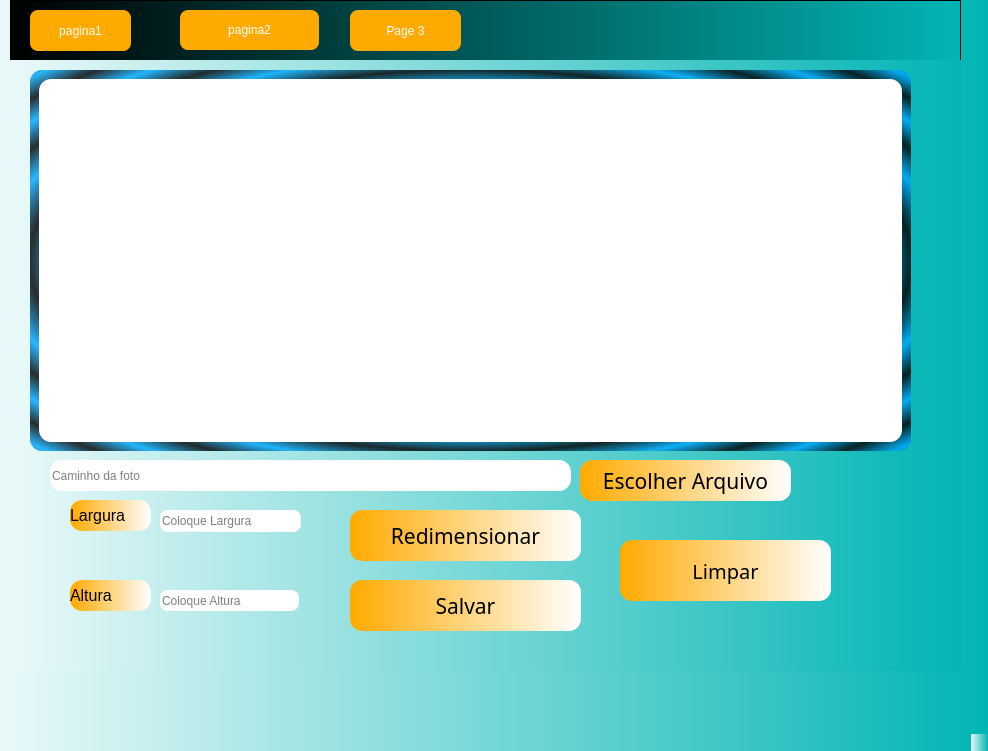
<?xml version="1.0" encoding="UTF-8"?>
<ui version="4.0">
 <class>MainWindow</class>
 <widget class="QMainWindow" name="MainWindow">
  <property name="geometry">
   <rect>
    <x>0</x>
    <y>0</y>
    <width>988</width>
    <height>751</height>
   </rect>
  </property>
  <property name="windowTitle">
   <string>MainWindow</string>
  </property>
  <property name="styleSheet">
   <string notr="true">background-color:qlineargradient(spread:pad, x1:0, y1:0, x2:1, y2:0, stop:0 rgba(234, 249, 249), stop:1 rgba(1, 181, 180));
</string>
  </property>
  <widget class="QWidget" name="centralwidget">
   <widget class="QStackedWidget" name="stackedWidget">
    <property name="enabled">
     <bool>true</bool>
    </property>
    <property name="geometry">
     <rect>
      <x>10</x>
      <y>60</y>
      <width>951</width>
      <height>611</height>
     </rect>
    </property>
    <property name="styleSheet">
     <string notr="true">background-color:qlineargradient(spread:pad, x1:0, y1:0, x2:1, y2:0, stop:0 rgba(234, 249, 249), stop:1 rgba(1, 181, 180));
</string>
    </property>
    <property name="currentIndex">
     <number>2</number>
    </property>
    <widget class="QWidget" name="page1">
     <widget class="QLabel" name="TExt_Link">
      <property name="geometry">
       <rect>
        <x>320</x>
        <y>100</y>
        <width>441</width>
        <height>81</height>
       </rect>
      </property>
      <property name="font">
       <font>
        <family>Impact</family>
        <pointsize>26</pointsize>
       </font>
      </property>
      <property name="styleSheet">
       <string notr="true">color:white;
background-color:qlineargradient(spread:pad, x1:0, y1:0, x2:1, y2:0, stop:0 rgba(0,0,0), stop:1 rgba(1, 181, 180));
</string>
      </property>
      <property name="text">
       <string>  DIGITE O LINK ABAIXO</string>
      </property>
     </widget>
     <widget class="QLabel" name="icone">
      <property name="geometry">
       <rect>
        <x>10</x>
        <y>70</y>
        <width>241</width>
        <height>211</height>
       </rect>
      </property>
      <property name="styleSheet">
       <string notr="true">border-style:outset;
border-radius:12px;
border-width:1px;
background-color:qlineargradient(spread:pad, x1:0, y1:0, x2:1, y2:0, stop:0 rgba(234, 249, 249), stop:1 rgba(1, 181, 180));


</string>
      </property>
      <property name="text">
       <string/>
      </property>
      <property name="pixmap">
       <pixmap>../icone py/sitemayou/you.png</pixmap>
      </property>
     </widget>
     <widget class="QLineEdit" name="caixa_link_2">
      <property name="geometry">
       <rect>
        <x>290</x>
        <y>260</y>
        <width>601</width>
        <height>61</height>
       </rect>
      </property>
      <property name="font">
       <font>
        <family>Impact</family>
        <pointsize>16</pointsize>
       </font>
      </property>
      <property name="styleSheet">
       <string notr="true">border-style:outset;
border-radius:15px;
border-width:3px;
background-color:rgb(234, 249, 249)</string>
      </property>
      <property name="text">
       <string/>
      </property>
      <property name="placeholderText">
       <string/>
      </property>
     </widget>
     <widget class="QRadioButton" name="radioButton_image">
      <property name="geometry">
       <rect>
        <x>100</x>
        <y>300</y>
        <width>131</width>
        <height>31</height>
       </rect>
      </property>
      <property name="font">
       <font>
        <family>Impact</family>
        <pointsize>10</pointsize>
       </font>
      </property>
      <property name="styleSheet">
       <string notr="true">color: black;
alternate-background-color: qlineargradient(spread:pad, x1:0, y1:0, x2:0, y2:1, stop:0 rgba(255, 0, 0, 255), stop:0.339795 rgba(255, 0, 0, 255), stop:0.339799 rgba(255, 255, 255, 255), stop:0.662444 rgba(255, 255, 255, 255), stop:0.662469 rgba(0, 0, 255, 255), stop:1 rgba(0, 0, 255, 255));</string>
      </property>
      <property name="text">
       <string>Image</string>
      </property>
     </widget>
     <widget class="QRadioButton" name="radioButton_musica">
      <property name="geometry">
       <rect>
        <x>100</x>
        <y>340</y>
        <width>131</width>
        <height>31</height>
       </rect>
      </property>
      <property name="font">
       <font>
        <family>Impact</family>
        <pointsize>10</pointsize>
       </font>
      </property>
      <property name="styleSheet">
       <string notr="true">color: black;
alternate-background-color: qlineargradient(spread:pad, x1:0, y1:0, x2:0, y2:1, stop:0 rgba(255, 0, 0, 255), stop:0.339795 rgba(255, 0, 0, 255), stop:0.339799 rgba(255, 255, 255, 255), stop:0.662444 rgba(255, 255, 255, 255), stop:0.662469 rgba(0, 0, 255, 255), stop:1 rgba(0, 0, 255, 255));</string>
      </property>
      <property name="text">
       <string>Musica</string>
      </property>
     </widget>
     <widget class="QRadioButton" name="radioButton_video_2">
      <property name="geometry">
       <rect>
        <x>100</x>
        <y>380</y>
        <width>131</width>
        <height>31</height>
       </rect>
      </property>
      <property name="font">
       <font>
        <family>Impact</family>
        <pointsize>10</pointsize>
       </font>
      </property>
      <property name="styleSheet">
       <string notr="true">color: black;
alternate-background-color: qlineargradient(spread:pad, x1:0, y1:0, x2:0, y2:1, stop:0 rgba(255, 0, 0, 255), stop:0.339795 rgba(255, 0, 0, 255), stop:0.339799 rgba(255, 255, 255, 255), stop:0.662444 rgba(255, 255, 255, 255), stop:0.662469 rgba(0, 0, 255, 255), stop:1 rgba(0, 0, 255, 255));</string>
      </property>
      <property name="text">
       <string>Video</string>
      </property>
     </widget>
     <widget class="QPushButton" name="baixa_link">
      <property name="geometry">
       <rect>
        <x>450</x>
        <y>450</y>
        <width>211</width>
        <height>61</height>
       </rect>
      </property>
      <property name="font">
       <font>
        <family>Impact</family>
        <pointsize>15</pointsize>
        <weight>50</weight>
        <bold>false</bold>
       </font>
      </property>
      <property name="styleSheet">
       <string notr="true">border-style:outset;
border-radius:12px;
border-width:0px;
background-color:qlineargradient(spread:pad, x1:0, y1:0, x2:1, y2:0, stop:0 rgba(255, 170, 0), stop:1 rgba(255, 255, 255, 255));</string>
      </property>
      <property name="text">
       <string>Baixar</string>
      </property>
     </widget>
     <widget class="QLabel" name="tela_2">
      <property name="geometry">
       <rect>
        <x>460</x>
        <y>350</y>
        <width>191</width>
        <height>51</height>
       </rect>
      </property>
      <property name="font">
       <font>
        <family>Impact</family>
        <pointsize>17</pointsize>
        <weight>50</weight>
        <italic>false</italic>
        <bold>false</bold>
       </font>
      </property>
      <property name="styleSheet">
       <string notr="true">color:white;
border-style:outset;
border-radius:5px;
border-width:0px;background-color:qlineargradient(spread:pad, x1:0, y1:0, x2:1, y2:0, stop:0 rgba(0,0,0), stop:1 rgba(1, 181, 180));
</string>
      </property>
      <property name="text">
       <string/>
      </property>
     </widget>
     <widget class="QPushButton" name="ver_link">
      <property name="geometry">
       <rect>
        <x>230</x>
        <y>450</y>
        <width>211</width>
        <height>61</height>
       </rect>
      </property>
      <property name="font">
       <font>
        <family>Impact</family>
        <pointsize>15</pointsize>
        <weight>50</weight>
        <bold>false</bold>
       </font>
      </property>
      <property name="styleSheet">
       <string notr="true">border-style:outset;
border-radius:12px;
border-width:0px;
background-color:qlineargradient(spread:pad, x1:0, y1:0, x2:1, y2:0, stop:0 rgba(255, 170, 0), stop:1 rgba(255, 255, 255, 255));</string>
      </property>
      <property name="text">
       <string>Visualizar</string>
      </property>
     </widget>
    </widget>
    <widget class="QWidget" name="page2">
     <widget class="QComboBox" name="comboBox">
      <property name="geometry">
       <rect>
        <x>420</x>
        <y>540</y>
        <width>161</width>
        <height>41</height>
       </rect>
      </property>
      <property name="font">
       <font>
        <family>Impact</family>
        <pointsize>10</pointsize>
       </font>
      </property>
      <property name="currentText">
       <string/>
      </property>
      <item>
       <property name="text">
        <string/>
       </property>
      </item>
      <item>
       <property name="text">
        <string>China</string>
       </property>
       <property name="icon">
        <iconset>
         <normaloff>../icone py/user1.png</normaloff>../icone py/user1.png</iconset>
       </property>
      </item>
      <item>
       <property name="text">
        <string>Brasil</string>
       </property>
       <property name="icon">
        <iconset>
         <normaloff>../icone py/user1.png</normaloff>../icone py/user1.png</iconset>
       </property>
      </item>
     </widget>
     <widget class="QLabel" name="label_page2">
      <property name="geometry">
       <rect>
        <x>600</x>
        <y>550</y>
        <width>191</width>
        <height>31</height>
       </rect>
      </property>
      <property name="font">
       <font>
        <family>Impact</family>
        <pointsize>14</pointsize>
       </font>
      </property>
      <property name="text">
       <string/>
      </property>
     </widget>
     <widget class="QPushButton" name="ver_link_2">
      <property name="geometry">
       <rect>
        <x>20</x>
        <y>470</y>
        <width>211</width>
        <height>61</height>
       </rect>
      </property>
      <property name="font">
       <font>
        <family>Impact</family>
        <pointsize>15</pointsize>
        <weight>50</weight>
        <bold>false</bold>
       </font>
      </property>
      <property name="styleSheet">
       <string notr="true">border-style:outset;
border-radius:12px;
border-width:0px;
background-color:qlineargradient(spread:pad, x1:0, y1:0, x2:1, y2:0, stop:0 rgba(255, 170, 0), stop:1 rgba(255, 255, 255, 255));</string>
      </property>
      <property name="text">
       <string>Ver</string>
      </property>
     </widget>
     <widget class="QScrollArea" name="scrollArea_PAgina2">
      <property name="geometry">
       <rect>
        <x>30</x>
        <y>50</y>
        <width>881</width>
        <height>381</height>
       </rect>
      </property>
      <property name="styleSheet">
       <string notr="true">
background-color: qradialgradient(spread:repeat, cx:0.5, cy:0.5, radius:0.077, fx:0.5, fy:0.5, stop:0 rgba(0, 169, 255, 147), stop:0.497326 rgba(0, 0, 0, 147), stop:1 rgba(0, 169, 255, 147));
border-radius:12px;
border-width:0px;
</string>
      </property>
      <property name="widgetResizable">
       <bool>true</bool>
      </property>
      <widget class="QWidget" name="scrollAreaWidgetContents_2">
       <property name="geometry">
        <rect>
         <x>0</x>
         <y>0</y>
         <width>881</width>
         <height>381</height>
        </rect>
       </property>
       <layout class="QGridLayout" name="gridLayout_3">
        <item row="0" column="0">
         <widget class="QLabel" name="Open_pagina2">
          <property name="styleSheet">
           <string notr="true">border-style:outset;
border-radius:12px;
border-width:0px;
background-color: rgb(255, 255, 255);
</string>
          </property>
          <property name="text">
           <string/>
          </property>
         </widget>
        </item>
       </layout>
      </widget>
     </widget>
     <widget class="QLineEdit" name="inputAbrirArquivo_2">
      <property name="geometry">
       <rect>
        <x>240</x>
        <y>490</y>
        <width>521</width>
        <height>31</height>
       </rect>
      </property>
      <property name="styleSheet">
       <string notr="true">border-style:outset;
border-radius:12px;
border-width:0px;
background-color: rgb(255, 255, 255);</string>
      </property>
     </widget>
     <widget class="QPushButton" name="limpa_2">
      <property name="geometry">
       <rect>
        <x>20</x>
        <y>540</y>
        <width>211</width>
        <height>61</height>
       </rect>
      </property>
      <property name="font">
       <font>
        <family>Impact</family>
        <pointsize>15</pointsize>
        <weight>50</weight>
        <bold>false</bold>
       </font>
      </property>
      <property name="styleSheet">
       <string notr="true">border-style:outset;
border-radius:12px;
border-width:0px;
background-color:qlineargradient(spread:pad, x1:0, y1:0, x2:1, y2:0, stop:0 rgba(255, 170, 0), stop:1 rgba(255, 255, 255, 255));</string>
      </property>
      <property name="text">
       <string>Limpar</string>
      </property>
     </widget>
    </widget>
    <widget class="QWidget" name="pagina3">
     <widget class="QScrollArea" name="scrollArea">
      <property name="geometry">
       <rect>
        <x>20</x>
        <y>10</y>
        <width>881</width>
        <height>381</height>
       </rect>
      </property>
      <property name="styleSheet">
       <string notr="true">
background-color: qradialgradient(spread:repeat, cx:0.5, cy:0.5, radius:0.077, fx:0.5, fy:0.5, stop:0 rgba(0, 169, 255, 147), stop:0.497326 rgba(0, 0, 0, 147), stop:1 rgba(0, 169, 255, 147));
border-radius:12px;
border-width:0px;
</string>
      </property>
      <property name="widgetResizable">
       <bool>true</bool>
      </property>
      <widget class="QWidget" name="scrollAreaWidgetContents">
       <property name="geometry">
        <rect>
         <x>0</x>
         <y>0</y>
         <width>881</width>
         <height>381</height>
        </rect>
       </property>
       <layout class="QGridLayout" name="gridLayout_2">
        <item row="0" column="0">
         <widget class="QLabel" name="labelImg">
          <property name="styleSheet">
           <string notr="true">border-style:outset;
border-radius:12px;
border-width:0px;
background-color: rgb(255, 255, 255);
</string>
          </property>
          <property name="text">
           <string/>
          </property>
         </widget>
        </item>
       </layout>
      </widget>
     </widget>
     <widget class="QLineEdit" name="inputAbrirArquivo">
      <property name="geometry">
       <rect>
        <x>40</x>
        <y>400</y>
        <width>521</width>
        <height>31</height>
       </rect>
      </property>
      <property name="styleSheet">
       <string notr="true">border-style:outset;
border-radius:12px;
border-width:0px;
background-color: rgb(255, 255, 255);</string>
      </property>
      <property name="text">
       <string/>
      </property>
      <property name="placeholderText">
       <string>Caminho da foto</string>
      </property>
     </widget>
     <widget class="QPushButton" name="btnEscolherArquivo">
      <property name="geometry">
       <rect>
        <x>570</x>
        <y>400</y>
        <width>211</width>
        <height>41</height>
       </rect>
      </property>
      <property name="font">
       <font>
        <family>Impact</family>
        <pointsize>16</pointsize>
       </font>
      </property>
      <property name="styleSheet">
       <string notr="true">border-style:outset;
border-radius:12px;
border-width:0px;
background-color:qlineargradient(spread:pad, x1:0, y1:0, x2:1, y2:0, stop:0 rgba(255, 170, 0), stop:1 rgba(255, 255, 255, 255));</string>
      </property>
      <property name="text">
       <string>Escolher Arquivo</string>
      </property>
     </widget>
     <widget class="QLabel" name="label">
      <property name="geometry">
       <rect>
        <x>60</x>
        <y>440</y>
        <width>81</width>
        <height>31</height>
       </rect>
      </property>
      <property name="font">
       <font>
        <pointsize>12</pointsize>
       </font>
      </property>
      <property name="styleSheet">
       <string notr="true">border-style:outset;
border-radius:12px;
border-width:0px;
background-color:qlineargradient(spread:pad, x1:0, y1:0, x2:1, y2:0, stop:0 rgba(255, 170, 0), stop:1 rgba(255, 255, 255, 255));</string>
      </property>
      <property name="text">
       <string>Largura</string>
      </property>
     </widget>
     <widget class="QLineEdit" name="inputAltura">
      <property name="geometry">
       <rect>
        <x>150</x>
        <y>530</y>
        <width>139</width>
        <height>21</height>
       </rect>
      </property>
      <property name="styleSheet">
       <string notr="true">background-color: rgb(255, 255, 255);
color:black;
border-style:outset;
border-radius:8px;
border-width:0px;
</string>
      </property>
      <property name="placeholderText">
       <string>Coloque Altura</string>
      </property>
     </widget>
     <widget class="QLabel" name="label_2">
      <property name="geometry">
       <rect>
        <x>60</x>
        <y>520</y>
        <width>81</width>
        <height>31</height>
       </rect>
      </property>
      <property name="font">
       <font>
        <pointsize>12</pointsize>
       </font>
      </property>
      <property name="styleSheet">
       <string notr="true">border-style:outset;
border-radius:12px;
border-width:0px;
background-color:qlineargradient(spread:pad, x1:0, y1:0, x2:1, y2:0, stop:0 rgba(255, 170, 0), stop:1 rgba(255, 255, 255, 255));</string>
      </property>
      <property name="text">
       <string>Altura</string>
      </property>
     </widget>
     <widget class="QLineEdit" name="inputLargura">
      <property name="geometry">
       <rect>
        <x>150</x>
        <y>450</y>
        <width>141</width>
        <height>22</height>
       </rect>
      </property>
      <property name="styleSheet">
       <string notr="true">background-color: rgb(255, 255, 255);
color:black;
border-style:outset;
border-radius:8px;
border-width:0px;
</string>
      </property>
      <property name="placeholderText">
       <string>Coloque Largura</string>
      </property>
     </widget>
     <widget class="QPushButton" name="btnRedimensionar">
      <property name="geometry">
       <rect>
        <x>340</x>
        <y>450</y>
        <width>231</width>
        <height>51</height>
       </rect>
      </property>
      <property name="font">
       <font>
        <family>Impact</family>
        <pointsize>16</pointsize>
       </font>
      </property>
      <property name="styleSheet">
       <string notr="true">border-style:outset;
border-radius:12px;
border-width:0px;
background-color:qlineargradient(spread:pad, x1:0, y1:0, x2:1, y2:0, stop:0 rgba(255, 170, 0), stop:1 rgba(255, 255, 255, 255));</string>
      </property>
      <property name="text">
       <string>Redimensionar</string>
      </property>
     </widget>
     <widget class="QPushButton" name="btnSalvar">
      <property name="geometry">
       <rect>
        <x>340</x>
        <y>520</y>
        <width>231</width>
        <height>51</height>
       </rect>
      </property>
      <property name="font">
       <font>
        <family>Impact</family>
        <pointsize>16</pointsize>
       </font>
      </property>
      <property name="styleSheet">
       <string notr="true">border-style:outset;
border-radius:12px;
border-width:0px;
background-color:qlineargradient(spread:pad, x1:0, y1:0, x2:1, y2:0, stop:0 rgba(255, 170, 0), stop:1 rgba(255, 255, 255, 255));</string>
      </property>
      <property name="text">
       <string>Salvar</string>
      </property>
     </widget>
     <widget class="QPushButton" name="limpa_3">
      <property name="geometry">
       <rect>
        <x>610</x>
        <y>480</y>
        <width>211</width>
        <height>61</height>
       </rect>
      </property>
      <property name="font">
       <font>
        <family>Impact</family>
        <pointsize>15</pointsize>
        <weight>50</weight>
        <bold>false</bold>
       </font>
      </property>
      <property name="styleSheet">
       <string notr="true">border-style:outset;
border-radius:12px;
border-width:0px;
background-color:qlineargradient(spread:pad, x1:0, y1:0, x2:1, y2:0, stop:0 rgba(255, 170, 0), stop:1 rgba(255, 255, 255, 255));</string>
      </property>
      <property name="text">
       <string>Limpar</string>
      </property>
     </widget>
    </widget>
   </widget>
   <widget class="QFrame" name="frame">
    <property name="geometry">
     <rect>
      <x>10</x>
      <y>0</y>
      <width>951</width>
      <height>81</height>
     </rect>
    </property>
    <property name="styleSheet">
     <string notr="true">

background-color:qlineargradient(spread:pad, x1:0, y1:0, x2:1, y2:0, stop:0 rgba(0,0,0), stop:1 rgba(1, 181, 180));
</string>
    </property>
    <property name="frameShape">
     <enum>QFrame::StyledPanel</enum>
    </property>
    <property name="frameShadow">
     <enum>QFrame::Raised</enum>
    </property>
    <widget class="QPushButton" name="btn_page_1">
     <property name="geometry">
      <rect>
       <x>20</x>
       <y>10</y>
       <width>101</width>
       <height>41</height>
      </rect>
     </property>
     <property name="minimumSize">
      <size>
       <width>0</width>
       <height>40</height>
      </size>
     </property>
     <property name="styleSheet">
      <string notr="true">color:white;
border-style:outset;
border-radius:8px;
border-width:0px;
background-color: rgb(255, 170, 0);</string>
     </property>
     <property name="text">
      <string>pagina1</string>
     </property>
     <property name="icon">
      <iconset>
       <normaloff>../icone py/icons/cil-check-circle.png</normaloff>../icone py/icons/cil-check-circle.png</iconset>
     </property>
    </widget>
    <widget class="QPushButton" name="btn_page_3">
     <property name="geometry">
      <rect>
       <x>340</x>
       <y>10</y>
       <width>111</width>
       <height>41</height>
      </rect>
     </property>
     <property name="minimumSize">
      <size>
       <width>0</width>
       <height>40</height>
      </size>
     </property>
     <property name="styleSheet">
      <string notr="true">color:white;
border-style:outset;
border-radius:8px;
border-width:0px;
background-color: rgb(255, 170, 0);</string>
     </property>
     <property name="text">
      <string>Page 3</string>
     </property>
     <property name="icon">
      <iconset>
       <normaloff>../icone py/icons/cil-touch-app.png</normaloff>../icone py/icons/cil-touch-app.png</iconset>
     </property>
    </widget>
    <widget class="QPushButton" name="btn_page_2">
     <property name="geometry">
      <rect>
       <x>170</x>
       <y>10</y>
       <width>139</width>
       <height>40</height>
      </rect>
     </property>
     <property name="minimumSize">
      <size>
       <width>0</width>
       <height>40</height>
      </size>
     </property>
     <property name="styleSheet">
      <string notr="true">color:white;
border-style:outset;
border-radius:8px;
border-width:0px;
background-color: rgb(255, 170, 0);</string>
     </property>
     <property name="text">
      <string>pagina2</string>
     </property>
     <property name="icon">
      <iconset>
       <normaloff>../icone py/icons/cil-people.png</normaloff>../icone py/icons/cil-people.png</iconset>
     </property>
    </widget>
   </widget>
   <zorder>frame</zorder>
   <zorder>stackedWidget</zorder>
  </widget>
  <widget class="QStatusBar" name="statusbar"/>
  <widget class="QMenuBar" name="menubar">
   <property name="geometry">
    <rect>
     <x>0</x>
     <y>0</y>
     <width>988</width>
     <height>26</height>
    </rect>
   </property>
  </widget>
  <action name="actionpagina">
   <property name="text">
    <string>pagina</string>
   </property>
  </action>
 </widget>
 <resources/>
 <connections>
  <connection>
   <sender>limpa_2</sender>
   <signal>clicked()</signal>
   <receiver>Open_pagina2</receiver>
   <slot>clear()</slot>
   <hints>
    <hint type="sourcelabel">
     <x>181</x>
     <y>661</y>
    </hint>
    <hint type="destinationlabel">
     <x>402</x>
     <y>386</y>
    </hint>
   </hints>
  </connection>
  <connection>
   <sender>limpa_2</sender>
   <signal>clicked()</signal>
   <receiver>inputAbrirArquivo_2</receiver>
   <slot>clear()</slot>
   <hints>
    <hint type="sourcelabel">
     <x>205</x>
     <y>644</y>
    </hint>
    <hint type="destinationlabel">
     <x>343</x>
     <y>593</y>
    </hint>
   </hints>
  </connection>
  <connection>
   <sender>limpa_3</sender>
   <signal>clicked()</signal>
   <receiver>labelImg</receiver>
   <slot>clear()</slot>
   <hints>
    <hint type="sourcelabel">
     <x>690</x>
     <y>579</y>
    </hint>
    <hint type="destinationlabel">
     <x>805</x>
     <y>319</y>
    </hint>
   </hints>
  </connection>
  <connection>
   <sender>limpa_3</sender>
   <signal>clicked()</signal>
   <receiver>inputAltura</receiver>
   <slot>clear()</slot>
   <hints>
    <hint type="sourcelabel">
     <x>672</x>
     <y>606</y>
    </hint>
    <hint type="destinationlabel">
     <x>229</x>
     <y>629</y>
    </hint>
   </hints>
  </connection>
  <connection>
   <sender>limpa_3</sender>
   <signal>clicked()</signal>
   <receiver>inputLargura</receiver>
   <slot>clear()</slot>
   <hints>
    <hint type="sourcelabel">
     <x>660</x>
     <y>587</y>
    </hint>
    <hint type="destinationlabel">
     <x>220</x>
     <y>547</y>
    </hint>
   </hints>
  </connection>
  <connection>
   <sender>limpa_3</sender>
   <signal>clicked()</signal>
   <receiver>inputAbrirArquivo</receiver>
   <slot>clear()</slot>
   <hints>
    <hint type="sourcelabel">
     <x>730</x>
     <y>580</y>
    </hint>
    <hint type="destinationlabel">
     <x>478</x>
     <y>505</y>
    </hint>
   </hints>
  </connection>
 </connections>
</ui>
